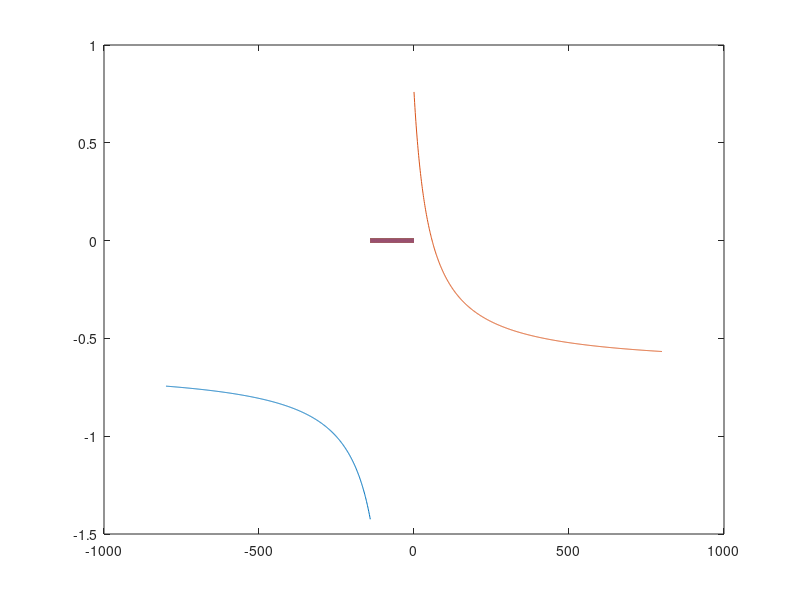

Reproduce this figure in MATLAB.
TL_U = 141;
TL_D = 50;
s = [-800:-TL_U];
g = [-TL_U:0];
s2 = [0:800];
T = zeros(length(g));

y = TL_U./(2*(TL_D+s))-0.65;
y2 = TL_U./(2*(TL_D+s2))-0.65;
plot(s,y);
hold on;
plot(s2,y2);
plot(g,T,'LineWidth',3);